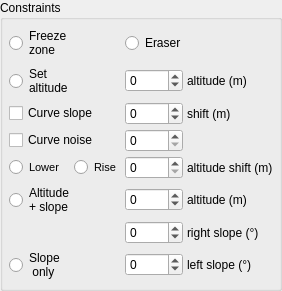
                 <widget class="QGroupBox" name="groupBox_5">
                  <property name="title">
                   <string>Constraints</string>
                  </property>
                  <layout class="QGridLayout" name="grid_groupBox_5" columnstretch="3,2,3">
                   <property name="leftMargin">
                    <number>6</number>
                   </property>
                   <property name="topMargin">
                    <number>6</number>
                   </property>
                   <property name="rightMargin">
                    <number>6</number>
                   </property>
                   <property name="bottomMargin">
                    <number>6</number>
                   </property>
                   <property name="spacing">
                    <number>4</number>
                   </property>
                   <item row="0" column="0">
                    <widget class="QRadioButton" name="Objects_FreezeTool">
                     <property name="toolTip">
                      <string>Paint and add constraints at the current altitude of the terrain</string>
                     </property>
                     <property name="styleSheet">
                      <string notr="true">QRadioButton::indicator {
	image: url(./UI/Icons/Freeze.png);
}</string>
                     </property>
                     <property name="text">
                      <string>Freeze
zone</string>
                     </property>
                    </widget>
                   </item>
                   <item row="0" column="1" colspan="2">
                    <widget class="QRadioButton" name="Objects_RemoveConstraintTool">
                     <property name="toolTip">
                      <string>Remove constraint brush</string>
                     </property>
                     <property name="styleSheet">
                      <string notr="true">QRadioButton::indicator {
	image: url(./UI/Icons/UnFreeze.png);
}</string>
                     </property>
                     <property name="text">
                      <string>Eraser</string>
                     </property>
                    </widget>
                   </item>
                   <item row="1" column="0">
                    <widget class="QRadioButton" name="Objects_AddConstraintTool">
                     <property name="toolTip">
                      <string>Add a constraint at the user-provided altitude</string>
                     </property>
                     <property name="styleSheet">
                      <string notr="true">QRadioButton::indicator {
	image: url(./UI/Icons/AddConstraint.png);
}</string>
                     </property>
                     <property name="text">
                      <string>Set
altitude</string>
                     </property>
                    </widget>
                   </item>
                   <item row="1" column="1">
                    <widget class="QDoubleSpinBox" name="doubleSpinBox_altitude_constraint">
                     <property name="toolTip">
                      <string>limit threshold working as such: the closer to 0 the more things will be considered as river, the closer to 1 the less river there will be</string>
                     </property>
                     <property name="toolTipDuration">
                      <number>2</number>
                     </property>
                     <property name="decimals">
                      <number>0</number>
                     </property>
                     <property name="minimum">
                      <double>-1000.000000000000000</double>
                     </property>
                     <property name="maximum">
                      <double>1000.000000000000000</double>
                     </property>
                     <property name="singleStep">
                      <double>20.000000000000000</double>
                     </property>
                     <property name="value">
                      <double>0.000000000000000</double>
                     </property>
                    </widget>
                   </item>
                   <item row="1" column="2">
                    <widget class="QLabel" name="riverSteep_Label_3">
                     <property name="text">
                      <string>altitude (m)</string>
                     </property>
                    </widget>
                   </item>
                   <item row="2" column="0">
                    <widget class="QCheckBox" name="checkBox_Slope">
                     <property name="text">
                      <string>Curve slope</string>
                     </property>
                    </widget>
                   </item>
                   <item row="2" column="1">
                    <widget class="QDoubleSpinBox" name="doubleSpinBox_altitude_constraint_slope">
                     <property name="toolTip">
                      <string>limit threshold working as such: the closer to 0 the more things will be considered as river, the closer to 1 the less river there will be</string>
                     </property>
                     <property name="toolTipDuration">
                      <number>2</number>
                     </property>
                     <property name="decimals">
                      <number>0</number>
                     </property>
                     <property name="minimum">
                      <double>-300.000000000000000</double>
                     </property>
                     <property name="maximum">
                      <double>300.000000000000000</double>
                     </property>
                     <property name="singleStep">
                      <double>20.000000000000000</double>
                     </property>
                     <property name="value">
                      <double>0.000000000000000</double>
                     </property>
                    </widget>
                   </item>
                   <item row="2" column="2">
                    <widget class="QLabel" name="riverSteep_Label_8">
                     <property name="text">
                      <string>shift (m)</string>
                     </property>
                    </widget>
                   </item>
                   <item row="3" column="0">
                    <widget class="QCheckBox" name="checkBox_Noise">
                     <property name="text">
                      <string>Curve noise</string>
                     </property>
                    </widget>
                   </item>
                   <item row="3" column="1">
                    <widget class="QDoubleSpinBox" name="doubleSpinBox_altitude_constraint_noise">
                     <property name="toolTip">
                      <string>limit threshold working as such: the closer to 0 the more things will be considered as river, the closer to 1 the less river there will be</string>
                     </property>
                     <property name="toolTipDuration">
                      <number>2</number>
                     </property>
                     <property name="decimals">
                      <number>0</number>
                     </property>
                     <property name="minimum">
                      <double>0.000000000000000</double>
                     </property>
                     <property name="maximum">
                      <double>100.000000000000000</double>
                     </property>
                     <property name="singleStep">
                      <double>10.000000000000000</double>
                     </property>
                     <property name="value">
                      <double>0.000000000000000</double>
                     </property>
                    </widget>
                   </item>
                   <item row="4" column="0">
                    <layout class="QHBoxLayout" name="grid_groupBox_5_h4_0">
                     <property name="spacing">
                      <number>10</number>
                     </property>
                     <item>
                      <widget class="QRadioButton" name="Objects_LowerConstraint">
                       <property name="font">
                        <font>
                         <pointsize>8</pointsize>
                        </font>
                       </property>
                       <property name="styleSheet">
                        <string notr="true">QRadioButton::indicator {
	image: url(./UI/Icons/SoftenSmall.png);
}


</string>
                       </property>
                       <property name="text">
                        <string>Lower</string>
                       </property>
                       <property name="iconSize">
                        <size>
                         <width>50</width>
                         <height>50</height>
                        </size>
                       </property>
                       <property name="checkable">
                        <bool>true</bool>
                       </property>
                       <property name="checked">
                        <bool>false</bool>
                       </property>
                       <property name="autoExclusive">
                        <bool>true</bool>
                       </property>
                      </widget>
                     </item>
                     <item>
                      <widget class="QRadioButton" name="Objects_RiseConstraint">
                       <property name="font">
                        <font>
                         <pointsize>8</pointsize>
                        </font>
                       </property>
                       <property name="styleSheet">
                        <string notr="true">QRadioButton::indicator {
	image: url(./UI/Icons/SoftenSmall.png);
}


</string>
                       </property>
                       <property name="text">
                        <string>Rise</string>
                       </property>
                       <property name="iconSize">
                        <size>
                         <width>50</width>
                         <height>50</height>
                        </size>
                       </property>
                       <property name="checkable">
                        <bool>true</bool>
                       </property>
                       <property name="checked">
                        <bool>false</bool>
                       </property>
                       <property name="autoExclusive">
                        <bool>true</bool>
                       </property>
                      </widget>
                     </item>
                    </layout>
                   </item>
                   <item row="4" column="1">
                    <widget class="QDoubleSpinBox" name="doubleSpinBox_altitude_shift">
                     <property name="toolTip">
                      <string>limit threshold working as such: the closer to 0 the more things will be considered as river, the closer to 1 the less river there will be</string>
                     </property>
                     <property name="toolTipDuration">
                      <number>2</number>
                     </property>
                     <property name="decimals">
                      <number>0</number>
                     </property>
                     <property name="minimum">
                      <double>0.000000000000000</double>
                     </property>
                     <property name="maximum">
                      <double>200.000000000000000</double>
                     </property>
                     <property name="singleStep">
                      <double>20.000000000000000</double>
                     </property>
                     <property name="value">
                      <double>0.000000000000000</double>
                     </property>
                    </widget>
                   </item>
                   <item row="4" column="2">
                    <widget class="QLabel" name="riverSteep_Label_4">
                     <property name="text">
                      <string>altitude shift (m)</string>
                     </property>
                    </widget>
                   </item>
                   <item row="5" column="0">
                    <widget class="QRadioButton" name="Objects_AddConstraintAndSlopeTool">
                     <property name="toolTip">
                      <string>Add a constraint at the user-provided altitude and add gradient on each side of the curve</string>
                     </property>
                     <property name="styleSheet">
                      <string notr="true">QRadioButton::indicator {
	image: url(./UI/Icons/AltAndSlope.png);
}</string>
                     </property>
                     <property name="text">
                      <string>Altitude
+ slope</string>
                     </property>
                    </widget>
                   </item>
                   <item row="5" column="1">
                    <widget class="QDoubleSpinBox" name="doubleSpinBox_altitude_constraint_2">
                     <property name="toolTip">
                      <string>limit threshold working as such: the closer to 0 the more things will be considered as river, the closer to 1 the less river there will be</string>
                     </property>
                     <property name="toolTipDuration">
                      <number>2</number>
                     </property>
                     <property name="decimals">
                      <number>0</number>
                     </property>
                     <property name="minimum">
                      <double>-1000.000000000000000</double>
                     </property>
                     <property name="maximum">
                      <double>1000.000000000000000</double>
                     </property>
                     <property name="singleStep">
                      <double>20.000000000000000</double>
                     </property>
                     <property name="value">
                      <double>0.000000000000000</double>
                     </property>
                    </widget>
                   </item>
                   <item row="5" column="2">
                    <widget class="QLabel" name="riverSteep_Label_5">
                     <property name="text">
                      <string>altitude (m)</string>
                     </property>
                    </widget>
                   </item>
                   <item row="6" column="1">
                    <widget class="QDoubleSpinBox" name="doubleSpinBox_slope_right">
                     <property name="toolTip">
                      <string>limit threshold working as such: the closer to 0 the more things will be considered as river, the closer to 1 the less river there will be</string>
                     </property>
                     <property name="toolTipDuration">
                      <number>2</number>
                     </property>
                     <property name="decimals">
                      <number>0</number>
                     </property>
                     <property name="minimum">
                      <double>-85.000000000000000</double>
                     </property>
                     <property name="maximum">
                      <double>85.000000000000000</double>
                     </property>
                     <property name="singleStep">
                      <double>5.000000000000000</double>
                     </property>
                     <property name="value">
                      <double>0.000000000000000</double>
                     </property>
                    </widget>
                   </item>
                   <item row="6" column="2">
                    <widget class="QLabel" name="riverSteep_Label_6">
                     <property name="text">
                      <string>right slope (°)</string>
                     </property>
                    </widget>
                   </item>
                   <item row="7" column="0">
                    <widget class="QRadioButton" name="Objects_AddSlopeTool">
                     <property name="toolTip">
                      <string>Add a constraint at the user-provided altitude and add gradient on each side of the curve</string>
                     </property>
                     <property name="styleSheet">
                      <string notr="true">QRadioButton::indicator {
	image: url(./UI/Icons/SlopeOnly.png);
}</string>
                     </property>
                     <property name="text">
                      <string>Slope
 only</string>
                     </property>
                    </widget>
                   </item>
                   <item row="7" column="1">
                    <widget class="QDoubleSpinBox" name="doubleSpinBox_slope_left">
                     <property name="toolTip">
                      <string>limit threshold working as such: the closer to 0 the more things will be considered as river, the closer to 1 the less river there will be</string>
                     </property>
                     <property name="toolTipDuration">
                      <number>2</number>
                     </property>
                     <property name="decimals">
                      <number>0</number>
                     </property>
                     <property name="minimum">
                      <double>-85.000000000000000</double>
                     </property>
                     <property name="maximum">
                      <double>85.000000000000000</double>
                     </property>
                     <property name="singleStep">
                      <double>5.000000000000000</double>
                     </property>
                     <property name="value">
                      <double>0.000000000000000</double>
                     </property>
                    </widget>
                   </item>
                   <item row="7" column="2">
                    <widget class="QLabel" name="riverSteep_Label_7">
                     <property name="text">
                      <string>left slope (°)</string>
                     </property>
                    </widget>
                   </item>
                  </layout>
                 </widget>
